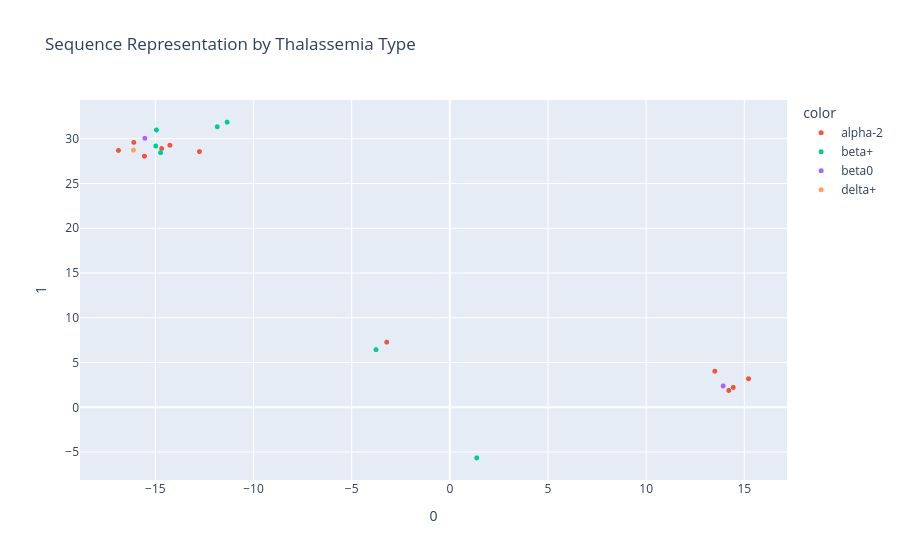

Notebook cell for this chart:
### Code cell
seq_rep = pd.DataFrame(umap.fit_transform(np.array(var_data["esm_representation"]).tolist()))
seq_rep["label"] = var_data["name"]
seq_rep["color"] = var_data["thalType"]

fig = px.scatter(
    seq_rep, 
    x=0, 
    y=1, 
    color="color", 
    hover_data="label", 
    title="Sequence Representation by Thalassemia Type"
)
fig.update_traces(marker_size=5)
fig.show()

### Figure 1 — Plotly figure (JSON) as saved in the notebook; plotly's stock layout.template omitted (floating-point values rounded to 4 significant figures)
{"data": [{"customdata": [["Hb Adana"], ["Hb Petah Tikva"], ["Hb Quong Sze"], ["Hb Sun Prairie"], ["Hb Questembert"], ["Hb Icaria"], ["Hb Koya Dora"], ["Hb Seal Rock"], ["Hb Lleida"], ["Hb Bishoptown"], ["Hb Codon 14 (TGG>TTG)"]], "hovertemplate": "color=alpha-2<br>0=%{x}<br>1=%{y}<br>label=%{customdata[0]}<extra></extra>", "legendgroup": "alpha-2", "marker": {"color": "#EF553B", "size": 5, "symbol": "circle"}, "mode": "markers", "name": "alpha-2", "showlegend": true, "type": "scattergl", "x": [15.21, -16.88, -16.1, -14.68, -12.75, 14.21, -14.26, 13.5, 14.44, -15.55, -3.215], "xaxis": "x", "y": [3.189, 28.7, 29.6, 28.91, 28.57, 1.881, 29.28, 4.034, 2.225, 28.05, 7.279], "yaxis": "y"}, {"customdata": [["Hb Malay"], ["Hb Knossos"], ["Hb Chesterfield"], ["Hb Cagliari"], ["Hb Showa-Yakushiji"], ["Hb Hradec Kralove (or Hb HK)"], ["Hb Dhonburi"]], "hovertemplate": "color=beta+<br>0=%{x}<br>1=%{y}<br>label=%{customdata[0]}<extra></extra>", "legendgroup": "beta+", "marker": {"color": "#00cc96", "size": 5, "symbol": "circle"}, "mode": "markers", "name": "beta+", "showlegend": true, "type": "scattergl", "x": [-14.98, -14.94, -11.85, -14.73, -3.76, 1.37, -11.34], "xaxis": "x", "y": [29.19, 30.98, 31.34, 28.45, 6.437, -5.65, 31.86], "yaxis": "y"}, {"customdata": [["Hb Monroe"], ["Hb Medicine Lake"]], "hovertemplate": "color=beta0<br>0=%{x}<br>1=%{y}<br>label=%{customdata[0]}<extra></extra>", "legendgroup": "beta0", "marker": {"color": "#ab63fa", "size": 5, "symbol": "circle"}, "mode": "markers", "name": "beta0", "showlegend": true, "type": "scattergl", "x": [-15.53, 13.92], "xaxis": "x", "y": [30.05, 2.386], "yaxis": "y"}, {"customdata": [["Hb A<sub>2</sub>-Wrens"]], "hovertemplate": "color=delta+<br>0=%{x}<br>1=%{y}<br>label=%{customdata[0]}<extra></extra>", "legendgroup": "delta+", "marker": {"color": "#FFA15A", "size": 5, "symbol": "circle"}, "mode": "markers", "name": "delta+", "showlegend": true, "type": "scattergl", "x": [-16.12], "xaxis": "x", "y": [28.73], "yaxis": "y"}], "layout": {"legend": {"title": {"text": "color"}, "tracegroupgap": 0}, "title": {"text": "Sequence Representation by Thalassemia Type"}, "xaxis": {"anchor": "y", "domain": [0, 1], "title": {"text": "0"}}, "yaxis": {"anchor": "x", "domain": [0, 1], "title": {"text": "1"}}}}
